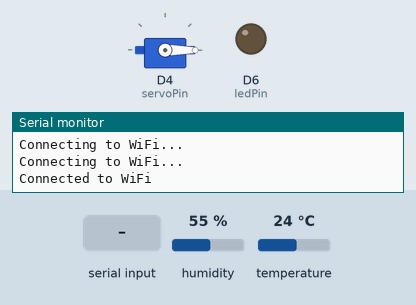
A sketch run on a simulated ESP8266 (NodeMCU). On the bench: servo, output pins drawn as LEDs (lit = HIGH), the last lines printed to the serial monitor. The inputs (shaded band) are chosen by the test bench; at power-on: humidity 55 %, temperature 24 °C. WiFi joins after 1.5 s; servers stay silent unless stated; web services answer with replies made up by the test bench.

Above: at 3.2 s.
3.3 s: "1\n" received over Serial
At 14.6 s:
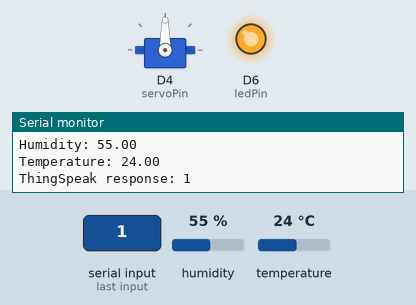
Timing chart, 0 to 23.7 s (numbered marks = the images above; inputs shaded):
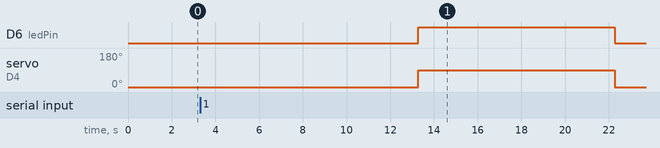

The sketch:

ntp.ino.ino
```cpp
#include <ESP8266WiFi.h>
#include <ESP8266HTTPClient.h>
#include <Servo.h>
#include <DHT.h>
const char* ssid = "pw:-123456789";
const char* password = "123456789";

const char* serverName = "http://api.thingspeak.com/update";
String apiKey = "YourAPI KEY";


WiFiClient client;

Servo myServo;
int dhtPin = D7;
int servoPin = D4;  // Pin where the servo is connected
int ledPin = D6;    // Pin where the LED is connected
#define DHTTYPE DHT22
DHT dht(dhtPin, DHTTYPE);
int waterCount = 0;
unsigned long actionEndTime = 0;
const unsigned long actionDuration = 10000;  // 10 seconds
unsigned long previousMillis = 0;
const long interval = 12 * 60 * 60 * 1000; // 12 hours

void setup() {
    Serial.begin(9600);
    WiFi.begin(ssid, password);
    while (WiFi.status() != WL_CONNECTED) {
        delay(1000);
        Serial.println("Connecting to WiFi...");
    }
    Serial.println("Connected to WiFi");

    pinMode(ledPin, OUTPUT);
    digitalWrite(ledPin, LOW);

    myServo.attach(servoPin);
    myServo.write(0);  // Assume 0 is the closed position of the servo
    dht.begin();
}

void loop() {
    if (millis() < actionEndTime) {
        // Lighting up the LED and opening the door for 10 seconds after a "1" is received
        digitalWrite(ledPin, HIGH);
        myServo.write(90);  // Assume 90 is the open position of the servo

        return;  // Skip the rest of the loop
    } else {
        // Turn off the LED and close the door after the action time has ended
        digitalWrite(ledPin, LOW);
        myServo.write(0);
    }
   float humidity = dht.readHumidity();
    delay(4000);
    float tempC = dht.readTemperature();

    Serial.print("Humidity: ");
    Serial.println(humidity);
    Serial.print("Temperature: ");
    Serial.println(tempC);

    if (!isnan(humidity) && !isnan(tempC)) {
        if (humidity > 40.0) {
            waterCount++;
            previousMillis = millis();

            if (waterCount <= 3) {
                if (client.connect("api.thingspeak.com", 80)) {
                  String dataStr = "Temp: " + String(tempC) + "C, Humidity: " + String(humidity) + "Message: Time to water the plant";
                  dataStr.replace(" ", "%20");  // URL encode spaces
                    String postStr = apiKey;
                    postStr += "&field3=";
                    postStr += dataStr;
                    postStr += "\r\n\r\n";

                    client.print("POST /update HTTP/1.1\n");
                    client.print("Host: api.thingspeak.com\n");
                    client.print("Connection: close\n");
                    client.print("X-THINGSPEAKAPIKEY: " + apiKey + "\n");
                    client.print("Content-Type: application/x-www-form-urlencoded\n");
                    client.print("Content-Length: ");
                    client.print(postStr.length());
                    client.print("\n\n");
                    client.print(postStr);

                    // New debugging lines to check the HTTP response
                    while (client.connected()) {
                        String line = client.readStringUntil('\n');
                        if (line == "\r") {
                            break;
                        }
                    }
                    String response = client.readString();
                    Serial.print("ThingSpeak response: ");
                    Serial.println(response);

                    delay(2000);
                } else {
                    Serial.println("Failed to connect to ThingSpeak");
                }
                client.stop();
            }
        }
    }
    delay(2000);


    if (Serial.available()) {
        String data = Serial.readString();

        // Check if we received a "1" from the Python script
        data.trim();
        if (data == "1") {
            actionEndTime = millis() + actionDuration;
        }
    }
    delay(1000);
}
/*
#include <ESP8266WiFi.h>
#include <ESP8266HTTPClient.h>
#include <Servo.h>
#include <DHT.h>

const char* ssid = "pw:-123456789";
const char* password = "123456789";

Servo myServo;
int dhtPin = D7;
int servoPin = D5;
int ledPin = D6;

#define DHTTYPE DHT22
DHT dht(dhtPin, DHTTYPE);

unsigned long actionEndTime = 0;
const unsigned long actionDuration = 10000;  // 10 seconds

void setup() {
    Serial.begin(9600);
    WiFi.begin(ssid, password);
    while (WiFi.status() != WL_CONNECTED) {
        delay(1000);
        Serial.println("Connecting to WiFi...");
    }

    Serial.println("Connected to WiFi");

    pinMode(ledPin, OUTPUT);
    digitalWrite(ledPin, LOW);
    myServo.attach(servoPin);
    myServo.write(0);
    dht.begin();
}

void loop() {
    if (millis() < actionEndTime) {
        digitalWrite(ledPin, HIGH);
        myServo.write(90);  // Open the door
        delay(1000);  // We can afford a 1-second delay here since we're in the middle of the action
        return;  // Skip the rest of the loop
    } else {
        digitalWrite(ledPin, LOW);
        myServo.write(0);  // Close the door
    }

    float humidity = dht.readHumidity();
    delay(4000);
    float tempC = dht.readTemperature();

    Serial.print("Humidity: ");
    Serial.println(humidity);
    Serial.print("Temperature: ");
    Serial.println(tempC);

    if (!isnan(humidity) && !isnan(tempC)) {
        if (humidity < 40.0) {
            // Your water logic goes here if you still need it
        }
    }
    delay(2000);

    if(Serial.available()) {
        delay(2000);
        String data = Serial.readString();

        if (data.trim() == "1") {
            actionEndTime = millis() + actionDuration;
        }
    }
    delay(1000);
}


*/
```

Measured:
- after the input at 3.3 s, D6 (ledPin): LOW → HIGH after 10.0 s, → LOW 9.0 s later; servo on D4 (servoPin): 0° → 90° after 10.0 s, → 0° 9.0 s later
